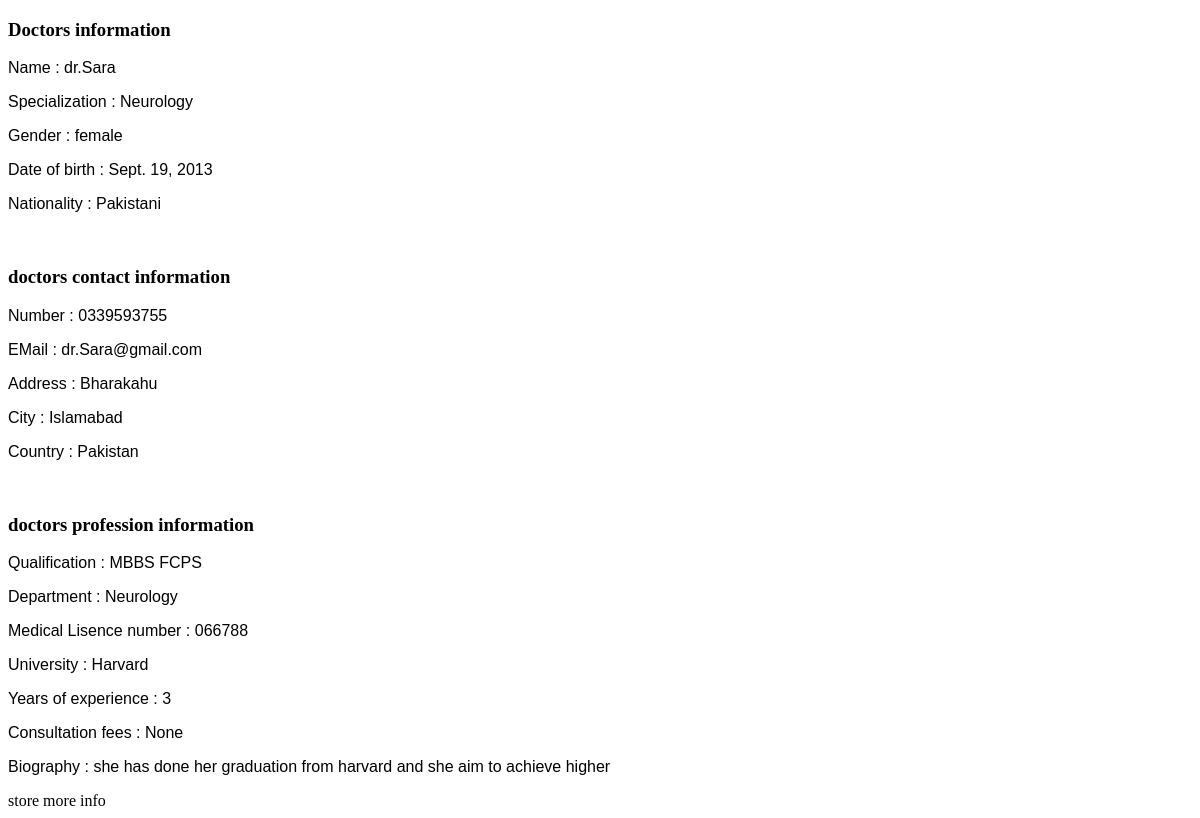
The app's page /ShowDocsInfo/2/ with its own data.
### Hospital_app/models.py (models this page shows)
class doctor_perinfo(models.Model):
    full_name=models.CharField(max_length=200)
    specialization=models.CharField(max_length=200,default=None)
    gender=models.CharField(max_length=50)
    date_of_birth=models.DateField(null=True,blank=True)
    nationality=models.CharField(max_length=100)
    def __str__(self):
        return self.full_name

class Doctors_contact_info(models.Model):
    per_id=models.ForeignKey(doctor_perinfo,on_delete=models.CASCADE,null=True,blank=True)
    phone_number=models.CharField(max_length=200)
    email=models.EmailField()
    address=models.CharField(max_length=150)
    city=models.CharField(max_length=50)
    country=models.CharField(max_length=100)
    def __str__(self):
        return self.phone_number

class DoctorsProfessionInfo(models.Model):
    pro_id=models.ForeignKey(doctor_perinfo,on_delete=models.CASCADE,null=True,blank=True)
    department=models.CharField(max_length=200,blank=True,null=True)#✔
    medical_lincense_num=models.CharField(max_length=200,blank=True,null=True)
    qualification=models.CharField(max_length=100)
    university=models.CharField(max_length=150)
    years_of_experience=models.IntegerField()
    consultation_fee=models.CharField(max_length=200,blank=True,null=True)
    biography=models.TextField(blank=True,null=True)
    def __str__(self):
        return self.qualification

### Hospital_app/views.py (the view)
# urls.py: path('ShowDocsInfo/<int:id>/',ShowDocsInfo,name="ShowDocsInfo"),
def ShowDocsInfo(request,id):
     Data=doctor_perinfo.objects.filter(id=id)
     contact_data=Doctors_contact_info.objects.filter(per_id_id=id)
     profession_data=DoctorsProfessionInfo.objects.filter(pro_id_id=id)
     doctor_info=doctors_hos_infp.objects.filter(res_id_id=id)
     return render(request,"ShowDoctorsData.html",{"datas":Data,"con_tact":contact_data,"pro_datas":profession_data,"docs":doctor_info})

### templates/ShowDoctorsData.html (shortened to what this page needs)
<!DOCTYPE html>
<html lang="en">
<head>
    {% load static %}
    <link rel="stylesheet" href="{% static 'style.CSS' %}">
</head>
<body>
    <h3>Doctors information</h3>
    {% for data in datas %}
            <p> Name : {{data}}</p>
            <p>Specialization : {{data.specialization}}</p>
            <p>Gender : {{data.gender}}</p>
            <p>Date of birth : {{data.date_of_birth}}</p>
            <p>Nationality : {{data.nationality}}</p>
    {% endfor %}
    <br>
    <h3>doctors contact information</h3>
    {% for cons in con_tact %}
        <p>Number : {{cons}}</p>
        <p>EMail : {{cons.email}}</p>
        <p>Address : {{cons.address}}</p>
        <p>City : {{cons.city}}</p>
        <p>Country : {{cons.country}}</p>
    {% endfor %}
    <br>
    <h3>doctors profession information</h3>
    {% for pro_data in pro_datas %}
        <p>Qualification : {{pro_data}}</p>
        <p>Department : {{pro_data.department}}</p>
        <p>Medical Lisence number : {{pro_data.medical_lincense_num}}</p>
        <p>University : {{pro_data.university}}</p>
        <p>Years of experience : {{pro_data.years_of_experience}}</p>
        <p>Consultation fees : {{pro_data.consultation_fee}}</p>
        <p>Biography : {{pro_data.biography}}</p>
    {% endfor %}
    <a href="{% url 'makeDoctorsForms' %}">store more info</a>
</body>
</html>

### records on screen
doctor_perinfo: full_name "dr.Sara", specialization "Neurology", gender "female", date_of_birth "Sept. 19, 2013", nationality "Pakistani"
Doctors_contact_info: phone_number "0339593755", email "dr.Sara@gmail.com", address "Bharakahu", city "Islamabad", country "Pakistan"
DoctorsProfessionInfo: qualification "MBBS FCPS", department "Neurology", medical_lincense_num "066788", university "Harvard", years_of_experience "3", consultation_fee "None", biography "she has done her graduation from harvard and she aim to achieve higher"
